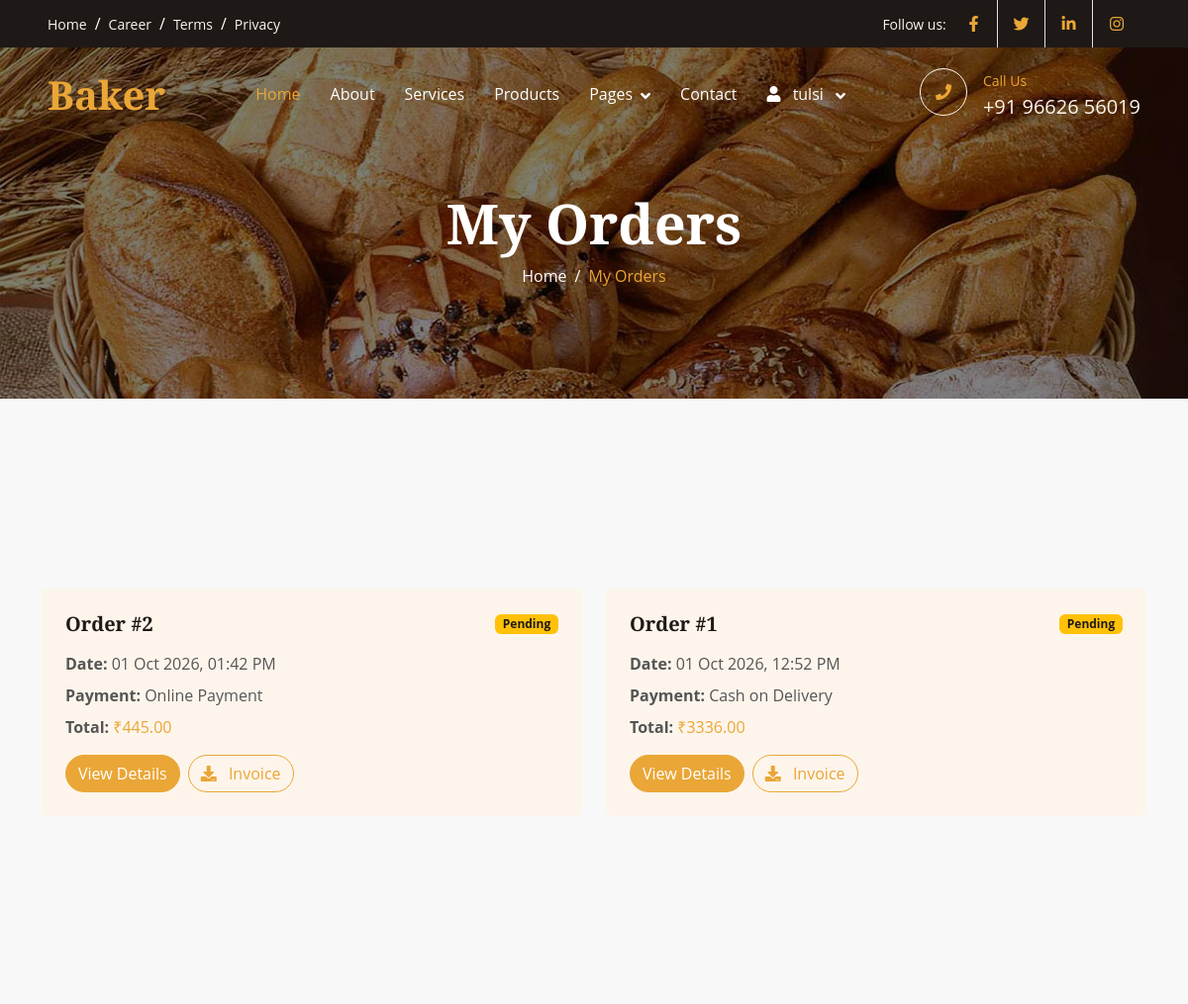
Before: /my-orders/ (signed in, upper part) with the older database file.
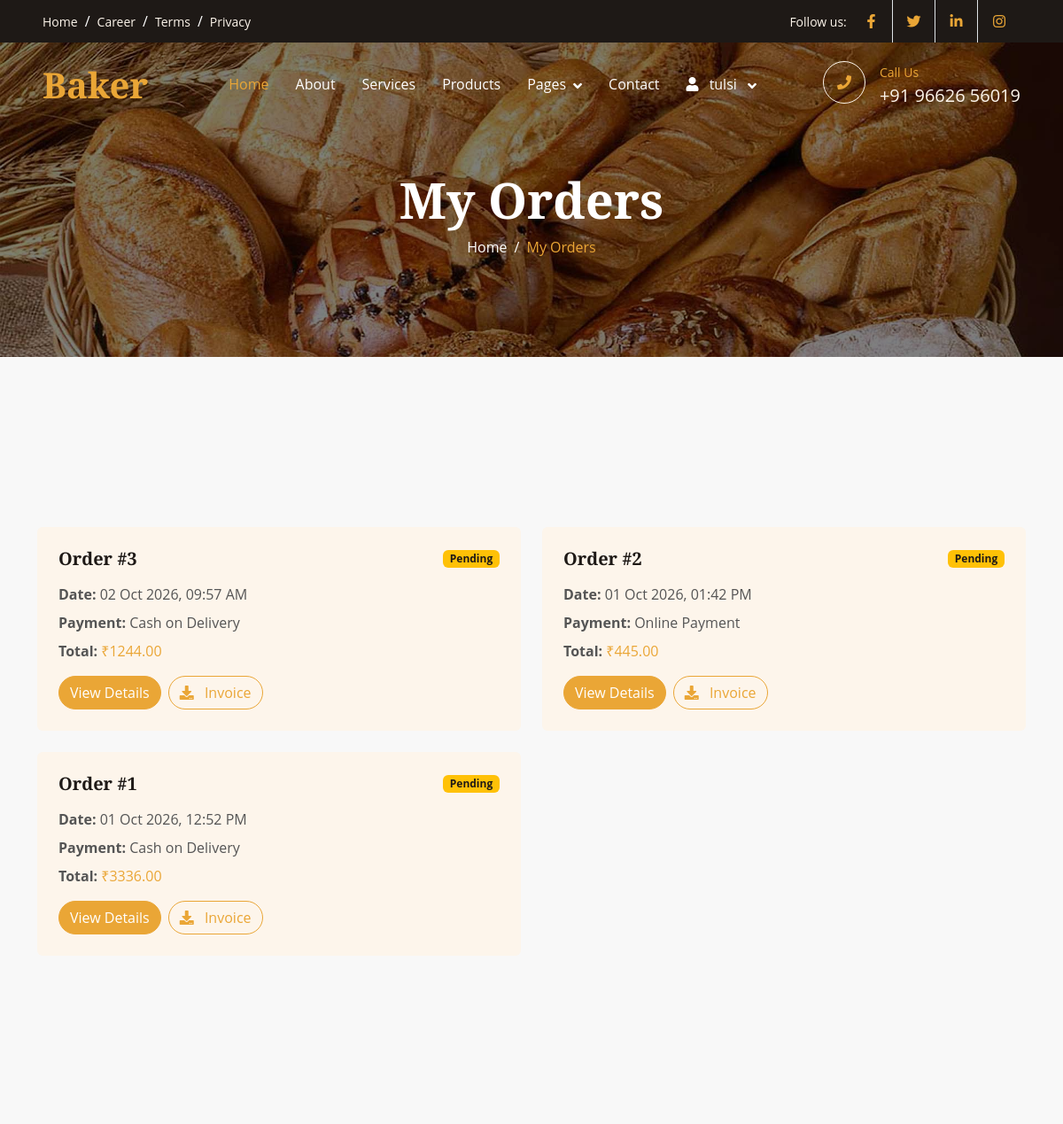
After: the same page with the newer database file.
### myapp/models.py (models this page shows, shortened)
class Order(models.Model):
    PAYMENT_CHOICES=[
        ('cod','Cash on Delivery'),
        ('online','Online Payment'),
    ]
    STATUS_CHOICES=[
        ('pending','Pending'),
        ('confirmed','Confirmed'),
        ('processing','Processing'),
        ('shipped','Shipped'),
        ('delivered','Delivered'),
        ('cancelled','Cancelled'),
    ]
    user=models.ForeignKey(User,on_delete=models.CASCADE)
    full_name=models.CharField(max_length=255,null=True,blank=True)
    phone=models.CharField(max_length=255,null=True,blank=True)
    address=models.TextField()
    city=models.CharField(max_length=100)
    state=models.CharField(max_length=100)
    pincode=models.CharField(max_length=100)
    payment_method=models.CharField(max_length=50,choices=PAYMENT_CHOICES,default="cod")
    total_amount=models.DecimalField(max_digits=10, decimal_places=2)
    status=models.CharField(max_length=50,choices=STATUS_CHOICES,default='pending')
    created_at=models.DateTimeField(auto_now_add=True)
    razorpay_order_id = models.CharField(
    max_length=100, blank=True, null=True
    )
    razorpay_payment_id = models.CharField(
        max_length=100, blank=True, null=True
    )
    payment_status = models.CharField(
    max_length=20, default='pending'
    )

### myapp/views.py (the view)
# urls.py: path('my-orders/',views.my_orders,name='my_orders'),
@login_required
def my_orders(request):
    orders=Order.objects.filter(user=request.user).order_by('-created_at')
    return render(request,'my_orders.html',{'orders':orders})

### myapp/templates/my_orders.html (shortened to what this page needs)
{% extends 'main.html' %}
{% block content %}
<div class="container-fluid page-header py-6 wow fadeIn">
    <div class="container text-center pt-5 pb-3">
        <h1 class="display-4 text-white">
            My Orders
        </h1>
        <nav aria-label="breadcrumb">
            <ol class="breadcrumb justify-content-center mb-0">
                <li class="breadcrumb-item">
                    <a class="text-white"
                       href="{% url 'index' %}">
                        Home
                    </a>
                </li>
                <li class="breadcrumb-item text-primary active">
                    My Orders
                </li>
            </ol>
        </nav>
    </div>
</div>
<div class="container-xxl py-6">
    <div class="container">
        {% if orders %}
        <div class="row g-4">
            {% for order in orders %}
            <div class="col-lg-6">
                <div class="bg-light rounded p-4">
                    <div class="d-flex justify-content-between align-items-center mb-3">
                        <h5 class="mb-0">
                            Order #{{ order.id }}
                        </h5>
                        <span class="badge bg-warning text-dark">
                            {{ order.get_status_display }}
                        </span>
                    </div>
                    <p class="mb-2">
                        <strong>Date:</strong>
                        {{ order.created_at|date:"d M Y, h:i A" }}
                    </p>
                    <p class="mb-2">
                        <strong>Payment:</strong>
                        {{ order.get_payment_method_display }}
                    </p>
                    <p class="mb-3">
                        <strong>Total:</strong>
                        <span class="text-primary">
                            ₹{{ order.total_amount }}
                        </span>
                    </p>
                    <div class="d-flex gap-2">
                        <a href="{% url 'order_detail' order.id %}"
                        class="btn btn-primary rounded-pill">
                            View Details
                        </a>
                        <a href="{% url 'download_invoice' order.id %}"
                        class="btn btn-outline-primary rounded-pill">
                            <i class="fa fa-download me-2"></i>
                            Invoice
                        </a>
                    </div>
                </div>
            </div>
            {% endfor %}
        </div>
        {% endif %}
    </div>
</div>
{% endblock content %}

Changed rows visible on the page:
added Order: id "3", status "Pending", created_at "02 Oct 2026, 09:57 AM", payment_method "Cash on Delivery", total_amount "1244.00"
